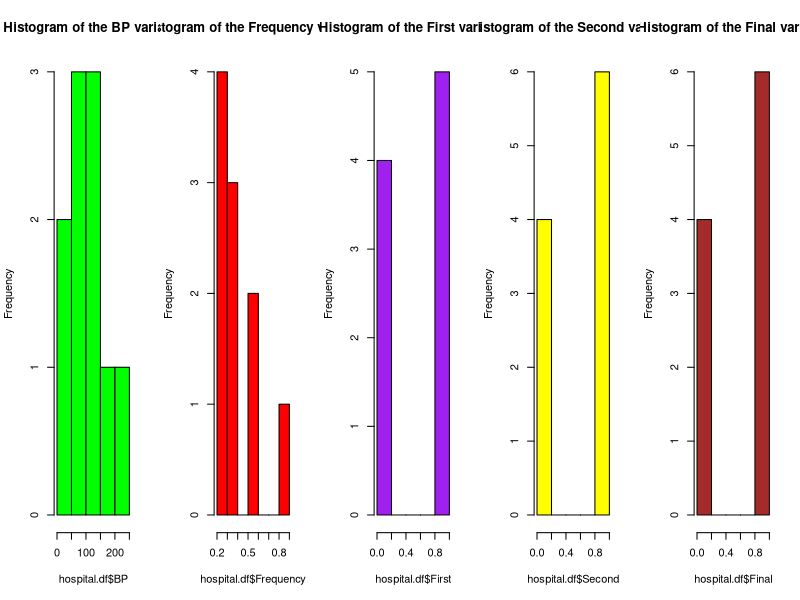
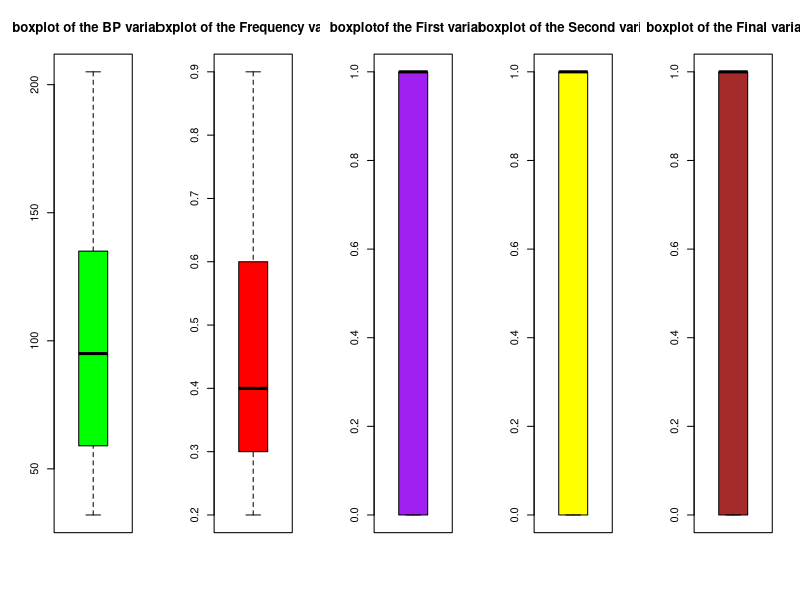

Here is the R script that generated these plots, in order:
Frequency <- c(0.6,0.3,0.4,0.4,0.2,0.6,0.3,0.4,0.9,0.2)
BP <- c(103,87,32,42,59,109,78,205,135,176)
First <- c(1,1,1,1,0,0,0,0,NA,1)
Second <- c(0,0,1,1,0,0,1,1,1,1)
Final <-c(0,1,0,1,0,1,0,1,1,1)
hospital.df <- data.frame(Frequency,BP,First,Second,Final)
hospital.df
mean(Final)
mean(BP)
par(mfrow=c(1,5))   
hist(hospital.df$BP,col= "green",main="Histogram of the BP variable")
hist(hospital.df$Frequency,col="red",main="Histogram of the Frequency variable")
hist(hospital.df$First,col="purple",main="Histogram of the First variable")
hist(hospital.df$Second,col="yellow",main="Histogram of the Second variable")
hist(hospital.df$Final,col="brown",main="Histogram of the Final variable")
par(mfrow=c(1,5))   
boxplot(hospital.df$BP,col= "green",main="boxplot of the BP variable")
boxplot(hospital.df$Frequency,col="red",main="boxplot of the Frequency variable")
boxplot(hospital.df$First,col="purple",main="boxplotof the First variable")
boxplot(hospital.df$Second,col="yellow",main="boxplot of the Second variable")
boxplot(hospital.df$Final,col="brown",main="boxplot of the Final variable")

